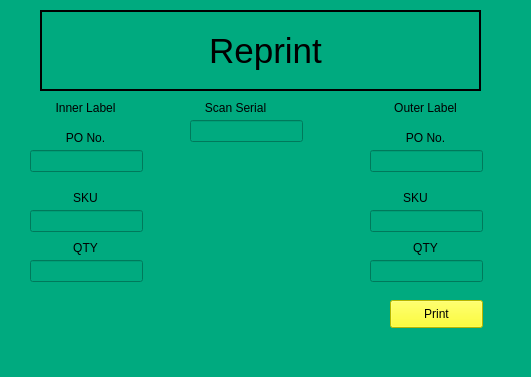
<?xml version="1.0" encoding="UTF-8"?>
<ui version="4.0">
 <class>MainWindow</class>
 <widget class="QMainWindow" name="MainWindow">
  <property name="geometry">
   <rect>
    <x>0</x>
    <y>0</y>
    <width>531</width>
    <height>377</height>
   </rect>
  </property>
  <property name="windowTitle">
   <string>MainWindow</string>
  </property>
  <property name="styleSheet">
   <string notr="true">background-color: rgb(0, 170, 127);</string>
  </property>
  <widget class="QWidget" name="centralwidget">
   <widget class="QWidget" name="widget" native="true">
    <property name="geometry">
     <rect>
      <x>40</x>
      <y>10</y>
      <width>441</width>
      <height>81</height>
     </rect>
    </property>
    <property name="styleSheet">
     <string notr="true">border: 2px solid;</string>
    </property>
    <widget class="QLabel" name="label">
     <property name="geometry">
      <rect>
       <x>110</x>
       <y>10</y>
       <width>231</width>
       <height>61</height>
      </rect>
     </property>
     <property name="font">
      <font>
       <pointsize>26</pointsize>
      </font>
     </property>
     <property name="styleSheet">
      <string notr="true">border: none;</string>
     </property>
     <property name="text">
      <string>Reprint</string>
     </property>
     <property name="alignment">
      <set>Qt::AlignCenter</set>
     </property>
    </widget>
   </widget>
   <widget class="QLineEdit" name="reprintinnerponolineEdit">
    <property name="geometry">
     <rect>
      <x>30</x>
      <y>150</y>
      <width>113</width>
      <height>22</height>
     </rect>
    </property>
   </widget>
   <widget class="QLineEdit" name="reprintouterponolineEdit">
    <property name="geometry">
     <rect>
      <x>370</x>
      <y>150</y>
      <width>113</width>
      <height>22</height>
     </rect>
    </property>
   </widget>
   <widget class="QLineEdit" name="reprintinnerqtylineEdit">
    <property name="geometry">
     <rect>
      <x>30</x>
      <y>260</y>
      <width>113</width>
      <height>22</height>
     </rect>
    </property>
   </widget>
   <widget class="QLineEdit" name="reprintouterqtylineEdit">
    <property name="geometry">
     <rect>
      <x>370</x>
      <y>260</y>
      <width>113</width>
      <height>22</height>
     </rect>
    </property>
   </widget>
   <widget class="QPushButton" name="printpushButton">
    <property name="geometry">
     <rect>
      <x>390</x>
      <y>300</y>
      <width>93</width>
      <height>28</height>
     </rect>
    </property>
    <property name="styleSheet">
     <string notr="true">background-color: rgb(255, 255, 0);</string>
    </property>
    <property name="text">
     <string>Print</string>
    </property>
   </widget>
   <widget class="QLabel" name="label_2">
    <property name="geometry">
     <rect>
      <x>190</x>
      <y>100</y>
      <width>91</width>
      <height>16</height>
     </rect>
    </property>
    <property name="text">
     <string>Scan Serial</string>
    </property>
    <property name="alignment">
     <set>Qt::AlignCenter</set>
    </property>
   </widget>
   <widget class="QLineEdit" name="reprintscanserial">
    <property name="geometry">
     <rect>
      <x>190</x>
      <y>120</y>
      <width>113</width>
      <height>22</height>
     </rect>
    </property>
   </widget>
   <widget class="QLabel" name="label_3">
    <property name="geometry">
     <rect>
      <x>40</x>
      <y>240</y>
      <width>91</width>
      <height>16</height>
     </rect>
    </property>
    <property name="text">
     <string>QTY</string>
    </property>
    <property name="alignment">
     <set>Qt::AlignCenter</set>
    </property>
   </widget>
   <widget class="QLabel" name="label_4">
    <property name="geometry">
     <rect>
      <x>380</x>
      <y>240</y>
      <width>91</width>
      <height>16</height>
     </rect>
    </property>
    <property name="text">
     <string>QTY</string>
    </property>
    <property name="alignment">
     <set>Qt::AlignCenter</set>
    </property>
   </widget>
   <widget class="QLineEdit" name="reprintinnerskulineEdit">
    <property name="geometry">
     <rect>
      <x>30</x>
      <y>210</y>
      <width>113</width>
      <height>22</height>
     </rect>
    </property>
   </widget>
   <widget class="QLineEdit" name="reprintouterskulineEdit">
    <property name="geometry">
     <rect>
      <x>370</x>
      <y>210</y>
      <width>113</width>
      <height>22</height>
     </rect>
    </property>
   </widget>
   <widget class="QLabel" name="label_5">
    <property name="geometry">
     <rect>
      <x>40</x>
      <y>130</y>
      <width>91</width>
      <height>16</height>
     </rect>
    </property>
    <property name="text">
     <string>PO No.</string>
    </property>
    <property name="alignment">
     <set>Qt::AlignCenter</set>
    </property>
   </widget>
   <widget class="QLabel" name="label_6">
    <property name="geometry">
     <rect>
      <x>40</x>
      <y>100</y>
      <width>91</width>
      <height>16</height>
     </rect>
    </property>
    <property name="text">
     <string>Inner Label</string>
    </property>
    <property name="alignment">
     <set>Qt::AlignCenter</set>
    </property>
   </widget>
   <widget class="QLabel" name="label_7">
    <property name="geometry">
     <rect>
      <x>380</x>
      <y>100</y>
      <width>91</width>
      <height>16</height>
     </rect>
    </property>
    <property name="text">
     <string>Outer Label</string>
    </property>
    <property name="alignment">
     <set>Qt::AlignCenter</set>
    </property>
   </widget>
   <widget class="QLabel" name="label_8">
    <property name="geometry">
     <rect>
      <x>380</x>
      <y>130</y>
      <width>91</width>
      <height>16</height>
     </rect>
    </property>
    <property name="text">
     <string>PO No.</string>
    </property>
    <property name="alignment">
     <set>Qt::AlignCenter</set>
    </property>
   </widget>
   <widget class="QLabel" name="label_9">
    <property name="geometry">
     <rect>
      <x>40</x>
      <y>190</y>
      <width>91</width>
      <height>16</height>
     </rect>
    </property>
    <property name="text">
     <string>SKU</string>
    </property>
    <property name="alignment">
     <set>Qt::AlignCenter</set>
    </property>
   </widget>
   <widget class="QLabel" name="label_10">
    <property name="geometry">
     <rect>
      <x>370</x>
      <y>190</y>
      <width>91</width>
      <height>16</height>
     </rect>
    </property>
    <property name="text">
     <string>SKU</string>
    </property>
    <property name="alignment">
     <set>Qt::AlignCenter</set>
    </property>
   </widget>
  </widget>
  <widget class="QMenuBar" name="menubar">
   <property name="geometry">
    <rect>
     <x>0</x>
     <y>0</y>
     <width>531</width>
     <height>26</height>
    </rect>
   </property>
  </widget>
  <widget class="QStatusBar" name="statusbar"/>
 </widget>
 <resources/>
 <connections/>
</ui>
